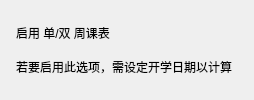
          <widget class="CardWidget" name="CardWidget_8">
           <property name="minimumSize">
            <size>
             <width>0</width>
             <height>70</height>
            </size>
           </property>
           <layout class="QHBoxLayout" name="horizontalLayout_8">
            <property name="leftMargin">
             <number>16</number>
            </property>
            <property name="topMargin">
             <number>16</number>
            </property>
            <property name="rightMargin">
             <number>16</number>
            </property>
            <property name="bottomMargin">
             <number>16</number>
            </property>
            <item>
             <layout class="QVBoxLayout" name="verticalLayout_13">
              <property name="spacing">
               <number>0</number>
              </property>
              <item>
               <widget class="StrongBodyLabel" name="StrongBodyLabel_8">
                <property name="sizePolicy">
                 <sizepolicy hsizetype="Expanding" vsizetype="Preferred">
                  <horstretch>0</horstretch>
                  <verstretch>0</verstretch>
                 </sizepolicy>
                </property>
                <property name="text">
                 <string>启用 单/双 周课表</string>
                </property>
               </widget>
              </item>
              <item>
               <widget class="CaptionLabel" name="CaptionLabel_8">
                <property name="text">
                 <string>若要启用此选项，需设定开学日期以计算</string>
                </property>
                <property name="wordWrap">
                 <bool>false</bool>
                </property>
                <property name="lightColor" stdset="0">
                 <color alpha="150">
                  <red>0</red>
                  <green>0</green>
                  <blue>0</blue>
                 </color>
                </property>
                <property name="darkColor" stdset="0">
                 <color alpha="200">
                  <red>255</red>
                  <green>255</green>
                  <blue>255</blue>
                 </color>
                </property>
               </widget>
              </item>
             </layout>
            </item>
            <item>
             <widget class="SwitchButton" name="switch_enable_alt_schedule">
              <property name="onText">
               <string>启用</string>
              </property>
              <property name="offText">
               <string>关闭</string>
              </property>
             </widget>
            </item>
           </layout>
          </widget>
